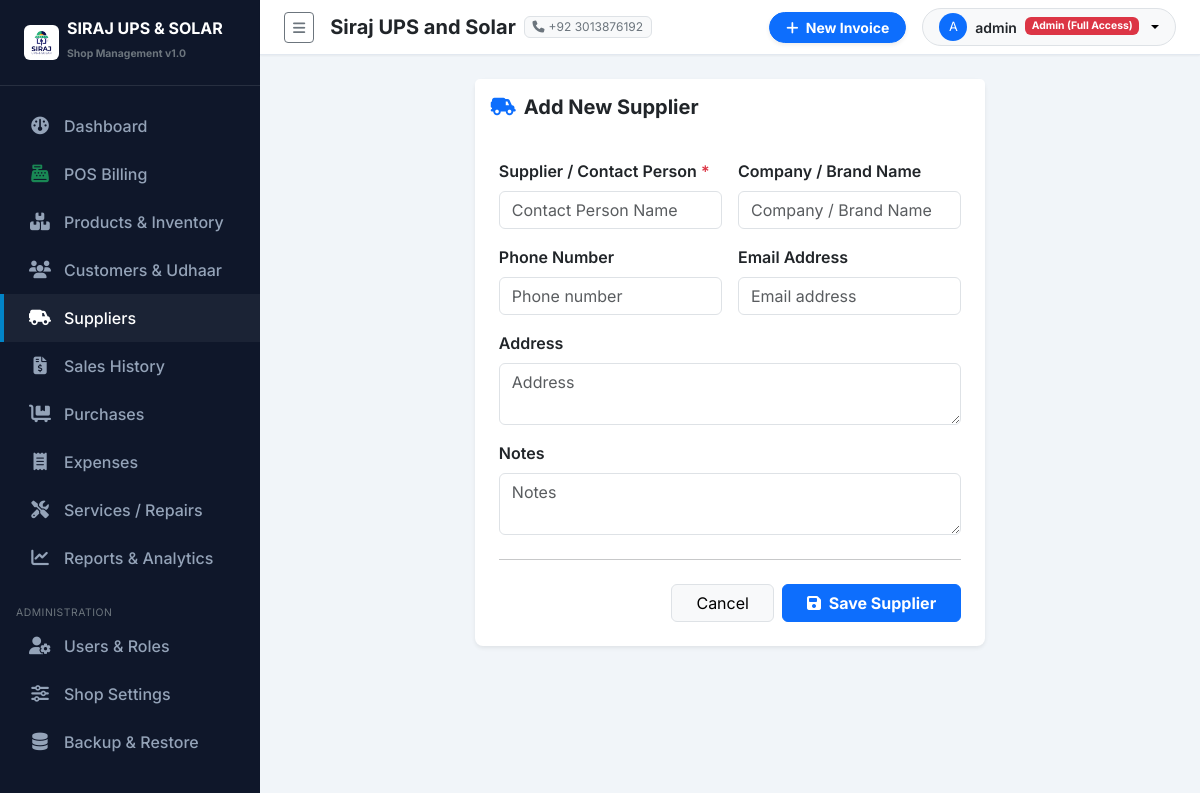
The page /suppliers/add/ (signed in) on the database its author committed.
### purchases/settings_app/models.py (models this page shows, shortened)
class ShopSettings(models.Model):
    shop_name = models.CharField(max_length=200, default="Siraj UPS and Solar")
    subtitle = models.CharField(max_length=255, default="UPS | Solar Systems | Batteries | Inverters | Accessories")
    address = models.TextField(default="Main Market, Shop #12, City Center")
    phone = models.CharField(max_length=50, default="+92 300 1234567")
    whatsapp = models.CharField(max_length=50, default="+92 300 1234567")
    email = models.EmailField(default="contact@sirajupssolar.com", blank=True)
    ntn_number = models.CharField(max_length=50, blank=True, help_text="NTN / Tax Number")
    invoice_footer = models.TextField(default="Thank you for choosing Siraj UPS and Solar! Goods once sold are non-refundable after 7 days.")
    logo = models.ImageField(upload_to='shop_logo/', blank=True, null=True)
    class Meta:
        verbose_name = "Shop Setting"
        verbose_name_plural = "Shop Settings"
    @classmethod
    def get_settings(cls):
        obj, created = cls.objects.get_or_create(id=1)
        return obj

### accounts/models.py (models this page shows, shortened)
class UserProfile(models.Model):
    ROLE_ADMIN = 'ADMIN'
    ROLE_STAFF = 'STAFF'
    ROLE_CHOICES = [
        (ROLE_ADMIN, 'Admin (Full Access)'),
        (ROLE_STAFF, 'Staff / Cashier'),
    ]
    user = models.OneToOneField(User, on_delete=models.CASCADE, related_name='profile')
    role = models.CharField(max_length=20, choices=ROLE_CHOICES, default=ROLE_STAFF)
    phone = models.CharField(max_length=30, blank=True)
    address = models.CharField(max_length=255, blank=True)
    is_active_staff = models.BooleanField(default=True)
    def is_admin(self):
        return self.role == self.ROLE_ADMIN or self.user.is_superuser

### suppliers/views.py (the view)
# urls.py: path('add/', views.supplier_create, name='supplier_create'),
@login_required
def supplier_create(request):
    if request.method == 'POST':
        form = SupplierForm(request.POST)
        if form.is_valid():
            s = form.save()
            messages.success(request, f"Supplier '{s.name}' added successfully!")
            return redirect('suppliers:supplier_detail', pk=s.pk)
    else:
        form = SupplierForm()
    return render(request, 'suppliers/supplier_form.html', {'form': form, 'title': 'Add New Supplier'})

### suppliers/forms.py
class SupplierForm(forms.ModelForm):
    class Meta:
        model = Supplier
        fields = ['name', 'company', 'phone', 'address', 'email', 'notes']
        widgets = {
            'name': forms.TextInput(attrs={'class': 'form-control', 'placeholder': 'Contact Person Name'}),
            'company': forms.TextInput(attrs={'class': 'form-control', 'placeholder': 'Company / Brand Name'}),
            'phone': forms.TextInput(attrs={'class': 'form-control', 'placeholder': 'Phone number'}),
            'address': forms.Textarea(attrs={'class': 'form-control', 'rows': 2, 'placeholder': 'Address'}),
            'email': forms.EmailInput(attrs={'class': 'form-control', 'placeholder': 'Email address'}),
            'notes': forms.Textarea(attrs={'class': 'form-control', 'rows': 2, 'placeholder': 'Notes'}),
        }

### templates/suppliers/supplier_form.html (shortened to what this page needs)
{% extends 'base.html' %}
{% block content %}
<div class="row justify-content-center">
    <div class="col-md-7">
        <div class="card border-0 shadow-sm rounded-3">
            <div class="card-header bg-white py-3 border-0">
                <h5 class="fw-bold mb-0 text-dark"><i class="fa-solid fa-truck-field me-2 text-primary"></i>{{ title }}</h5>
            </div>
            <div class="card-body p-4">
                <form method="post">
                    <div class="row g-3">
                        <div class="col-md-6">
                            <label class="form-label fw-semibold">Supplier / Contact Person <span class="text-danger">*</span></label>
                            {{ form.name }}
                        </div>
                        <div class="col-md-6">
                            <label class="form-label fw-semibold">Company / Brand Name</label>
                            {{ form.company }}
                        </div>
                        <div class="col-md-6">
                            <label class="form-label fw-semibold">Phone Number</label>
                            {{ form.phone }}
                        </div>
                        <div class="col-md-6">
                            <label class="form-label fw-semibold">Email Address</label>
                            {{ form.email }}
                        </div>
                        <div class="col-md-12">
                            <label class="form-label fw-semibold">Address</label>
                            {{ form.address }}
                        </div>
                        <div class="col-md-12">
                            <label class="form-label fw-semibold">Notes</label>
                            {{ form.notes }}
                        </div>
                    </div>
                    <hr class="my-4">
                    <div class="d-flex justify-content-end gap-2">
                        <a href="{% url 'suppliers:supplier_list' %}" class="btn btn-light border px-4">Cancel</a>
                        <button type="submit" class="btn btn-primary px-4 fw-bold"><i class="fa-solid fa-save me-1"></i> Save Supplier</button>
                    </div>
                </form>
            </div>
        </div>
    </div>
</div>
{% endblock %}

### templates/sidebar.html (shortened to what this page needs)
{% load static %}
<div id="sidebar-wrapper">
    <div class="sidebar-heading d-flex align-items-center gap-2">
        {% if shop_settings and shop_settings.logo %}
            <img src="{{ shop_settings.logo.url }}" alt="Logo" style="max-height: 35px;" class="rounded">
        {% else %}
            <i class="fa-solid fa-bolt text-warning fs-4"></i>
        {% endif %}
        <div>
            <div class="lh-1 text-white fs-6">SIRAJ UPS & SOLAR</div>
            <small class="text-secondary style-sub" style="font-size: 0.65rem;">Shop Management v1.0</small>
        </div>
    </div>
    <div class="sidebar-nav">
        <a href="{% url 'dashboard:index' %}" class="nav-link {% if request.resolver_match.app_name == 'dashboard' %}active{% endif %}">
            <i class="fa-solid fa-gauge"></i> Dashboard
        </a>
        <a href="{% url 'sales:pos_billing' %}" class="nav-link {% if request.resolver_match.url_name == 'pos_billing' %}active{% endif %}">
            <i class="fa-solid fa-cash-register text-success"></i> POS Billing
        </a>
        <a href="{% url 'products:product_list' %}" class="nav-link {% if request.resolver_match.app_name == 'products' %}active{% endif %}">
            <i class="fa-solid fa-boxes-stacked"></i> Products & Inventory
        </a>
        <a href="{% url 'customers:customer_list' %}" class="nav-link {% if request.resolver_match.app_name == 'customers' %}active{% endif %}">
            <i class="fa-solid fa-users"></i> Customers & Udhaar
        </a>
        <a href="{% url 'suppliers:supplier_list' %}" class="nav-link {% if request.resolver_match.app_name == 'suppliers' %}active{% endif %}">
            <i class="fa-solid fa-truck-field"></i> Suppliers
        </a>
        <a href="{% url 'sales:sale_list' %}" class="nav-link {% if request.resolver_match.app_name == 'sales' and request.resolver_match.url_name != 'pos_billing' %}active{% endif %}">
            <i class="fa-solid fa-file-invoice-dollar"></i> Sales History
        </a>
        <a href="{% url 'purchases:purchase_list' %}" class="nav-link {% if request.resolver_match.app_name == 'purchases' %}active{% endif %}">
            <i class="fa-solid fa-cart-flatbed"></i> Purchases
        </a>
        <a href="{% url 'expenses:expense_list' %}" class="nav-link {% if request.resolver_match.app_name == 'expenses' %}active{% endif %}">
            <i class="fa-solid fa-receipt"></i> Expenses
        </a>
        <a href="{% url 'services:service_list' %}" class="nav-link {% if request.resolver_match.app_name == 'services' %}active{% endif %}">
            <i class="fa-solid fa-screwdriver-wrench"></i> Services / Repairs
        </a>
        <a href="{% url 'reports:index' %}" class="nav-link {% if request.resolver_match.app_name == 'reports' %}active{% endif %}">
            <i class="fa-solid fa-chart-line"></i> Reports & Analytics
        </a>
        {% if user.profile.is_admin %}
        <small class="text-uppercase text-secondary px-3 style-sub" style="font-size: 0.65rem; letter-spacing: 0.05em;">Administration</small>
        <a href="{% url 'accounts:user_list' %}" class="nav-link {% if request.resolver_match.app_name == 'accounts' %}active{% endif %}">
            <i class="fa-solid fa-user-gear"></i> Users & Roles
        </a>
        <a href="{% url 'settings_app:shop_settings' %}" class="nav-link {% if request.resolver_match.app_name == 'settings_app' and request.resolver_match.url_name == 'shop_settings' %}active{% endif %}">
            <i class="fa-solid fa-sliders"></i> Shop Settings
        </a>
        <a href="{% url 'settings_app:backup_restore' %}" class="nav-link {% if request.resolver_match.url_name == 'backup_restore' %}active{% endif %}">
            <i class="fa-solid fa-database"></i> Backup & Restore
        </a>
        {% endif %}
    </div>
</div>

### templates/navbar.html (shortened to what this page needs)
{% load static %}
<nav class="navbar navbar-expand-lg top-navbar px-4 py-2">
    <div class="container-fluid p-0">
        <button class="btn btn-sm btn-outline-secondary me-3" id="sidebarToggle">
            <i class="fa-solid fa-bars"></i>
        </button>
        <div class="d-none d-md-flex align-items-center gap-2 me-auto">
            <span class="fw-bold text-dark fs-5">{{ shop_settings.shop_name }}</span>
            <span class="badge bg-light text-secondary border fw-normal"><i class="fa-solid fa-phone me-1"></i>{{ shop_settings.phone }}</span>
        </div>
        <div class="d-flex align-items-center gap-3">
            <a href="{% url 'sales:pos_billing' %}" class="btn btn-primary btn-sm px-3 fw-bold rounded-pill shadow-sm">
                <i class="fa-solid fa-plus me-1"></i> New Invoice
            </a>
            <div class="dropdown">
                <button class="btn btn-light btn-sm dropdown-toggle d-flex align-items-center gap-2 border rounded-pill px-3" type="button" data-bs-toggle="dropdown">
                    <div class="bg-primary text-white rounded-circle d-flex align-items-center justify-content-center" style="width: 28px; height: 28px; font-size: 0.8rem;">
                        {{ user.username|first|upper }}
                    </div>
                    <span class="fw-semibold text-dark">{{ user.username }}</span>
                    <span class="badge {% if user.profile.is_admin %}bg-danger{% else %}bg-info text-dark{% endif %}" style="font-size: 0.65rem;">
                        {{ user.profile.get_role_display }}
                    </span>
                </button>
            </div>
        </div>
    </div>
</nav>

### purchases/static/css/custom.css (style rules this page uses)
:root { --primary-color: #0284c7; --primary-hover: #0369a1; --dark-bg: #0f172a; --dark-surface: #1e293b; --light-bg: #f8fafc; --card-shadow: 0 4px 6px -1px rgba(0, 0, 0, 0.05), 0 2px 4px -1px rgba(0, 0, 0, 0.03); --border-color: #e2e8f0; }
body { font-family: 'Inter', sans-serif; background-color: #f1f5f9; color: #334155; overflow-x: hidden; }
#sidebar-wrapper { min-height: 100vh; width: 260px; background-color: var(--dark-bg); color: #f8fafc; transition: margin 0.25s ease-out; }
#sidebar-wrapper .sidebar-heading { padding: 1.25rem 1.5rem; font-size: 1.2rem; font-weight: 700; color: #ffffff; border-bottom: 1px solid rgba(255, 255, 255, 0.1); }
.sidebar-nav { padding: 1rem 0; }
.sidebar-nav .nav-link { padding: 0.75rem 1.5rem; color: #94a3b8; font-weight: 500; display: flex; align-items: center; gap: 0.75rem; transition: all 0.2s ease-in-out; border-left: 4px solid transparent; }
.sidebar-nav .nav-link:hover, .sidebar-nav .nav-link.active { color: #ffffff; background-color: rgba(255, 255, 255, 0.05); border-left-color: var(--primary-color); }
.sidebar-nav .nav-link i { font-size: 1.1rem; width: 24px; text-align: center; }
.top-navbar { background-color: #ffffff; border-bottom: 1px solid var(--border-color); box-shadow: 0 1px 2px 0 rgba(0, 0, 0, 0.05); }

### rows shown on the page
ShopSettings: logo (picture), shop_name "Siraj UPS and Solar", phone "+92 3013876192"

### other values the page prints
{{ user.username|first|upper }} "A"
{{ user.username }} "admin"
{{ user.profile.get_role_display }} "Admin (Full Access)"
{{ title }} "Add New Supplier"
